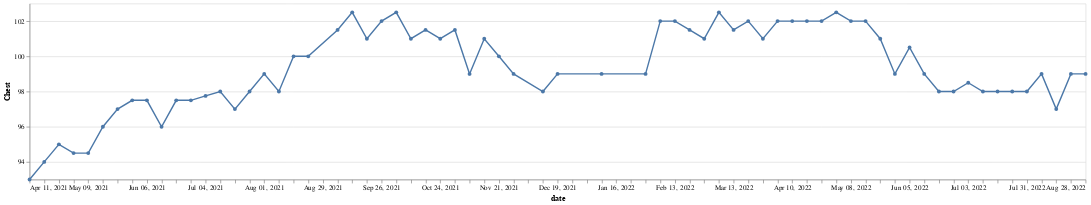

Notebook cell for this chart:
### Code cell
# Chest

chart = single.make_chart_with_tool_tip(11)

chart

### Figure 1 — Vega-Lite specification as saved in the notebook (floating-point values rounded to 4 significant figures)
{"$schema": "https://vega.github.io/schema/vega-lite/v4.17.0.json", "config": {"view": {"continuousHeight": 300, "continuousWidth": 400}}, "data": {"name": "data-f76dda09ea2999ff4ead6bd27f59d557"}, "datasets": {"data-f76dda09ea2999ff4ead6bd27f59d557": [{"Chest": 93, "date": "2021-04-11T00:00:00"}, {"Chest": 94, "date": "2021-04-18T00:00:00"}, {"Chest": 95, "date": "2021-04-25T00:00:00"}, {"Chest": 94.5, "date": "2021-05-02T00:00:00"}, {"Chest": 94.5, "date": "2021-05-09T00:00:00"}, {"Chest": 96, "date": "2021-05-16T00:00:00"}, {"Chest": 97, "date": "2021-05-23T00:00:00"}, {"Chest": 97.5, "date": "2021-05-30T00:00:00"}, {"Chest": 97.5, "date": "2021-06-06T00:00:00"}, {"Chest": 96, "date": "2021-06-13T00:00:00"}, {"Chest": 97.5, "date": "2021-06-20T00:00:00"}, {"Chest": 97.5, "date": "2021-06-27T00:00:00"}, {"Chest": null, "date": "2021-07-04T00:00:00"}, {"Chest": 98, "date": "2021-07-11T00:00:00"}, {"Chest": 97, "date": "2021-07-18T00:00:00"}, {"Chest": 98, "date": "2021-07-25T00:00:00"}, {"Chest": 99, "date": "2021-08-01T00:00:00"}, {"Chest": 98, "date": "2021-08-08T00:00:00"}, {"Chest": 100, "date": "2021-08-15T00:00:00"}, {"Chest": 100, "date": "2021-08-22T00:00:00"}, {"Chest": 101.5, "date": "2021-09-05T00:00:00"}, {"Chest": 102.5, "date": "2021-09-12T00:00:00"}, {"Chest": 101, "date": "2021-09-19T00:00:00"}, {"Chest": 102, "date": "2021-09-26T00:00:00"}, {"Chest": 102.5, "date": "2021-10-03T00:00:00"}, {"Chest": 101, "date": "2021-10-10T00:00:00"}, {"Chest": 101.5, "date": "2021-10-17T00:00:00"}, {"Chest": 101, "date": "2021-10-24T00:00:00"}, {"Chest": 101.5, "date": "2021-10-31T00:00:00"}, {"Chest": 99, "date": "2021-11-07T00:00:00"}, {"Chest": 101, "date": "2021-11-14T00:00:00"}, {"Chest": 100, "date": "2021-11-21T00:00:00"}, {"Chest": 99, "date": "2021-11-28T00:00:00"}, {"Chest": 98, "date": "2021-12-12T00:00:00"}, {"Chest": 99, "date": "2021-12-19T00:00:00"}, {"Chest": 99, "date": "2022-01-09T00:00:00"}, {"Chest": 99, "date": "2022-01-30T00:00:00"}, {"Chest": 102, "date": "2022-02-06T00:00:00"}, {"Chest": 102, "date": "2022-02-13T00:00:00"}, {"Chest": 101.5, "date": "2022-02-20T00:00:00"}, {"Chest": 101, "date": "2022-02-27T00:00:00"}, {"Chest": 102.5, "date": "2022-03-06T00:00:00"}, {"Chest": 101.5, "date": "2022-03-13T00:00:00"}, {"Chest": 102, "date": "2022-03-20T00:00:00"}, {"Chest": 101, "date": "2022-03-27T00:00:00"}, {"Chest": 102, "date": "2022-04-03T00:00:00"}, {"Chest": 102, "date": "2022-04-10T00:00:00"}, {"Chest": null, "date": "2022-04-17T00:00:00"}, {"Chest": 102, "date": "2022-04-24T00:00:00"}, {"Chest": 102.5, "date": "2022-05-01T00:00:00"}, {"Chest": 102, "date": "2022-05-08T00:00:00"}, {"Chest": 102, "date": "2022-05-15T00:00:00"}, {"Chest": 101, "date": "2022-05-22T00:00:00"}, {"Chest": 99, "date": "2022-05-29T00:00:00"}, {"Chest": 100.5, "date": "2022-06-05T00:00:00"}, {"Chest": 99, "date": "2022-06-12T00:00:00"}, {"Chest": 98, "date": "2022-06-19T00:00:00"}, {"Chest": 98, "date": "2022-06-26T00:00:00"}, {"Chest": 98.5, "date": "2022-07-03T00:00:00"}, {"Chest": 98, "date": "2022-07-10T00:00:00"}, {"Chest": 98, "date": "2022-07-17T00:00:00"}, {"Chest": 98, "date": "2022-07-24T00:00:00"}, {"Chest": 98, "date": "2022-07-31T00:00:00"}, {"Chest": 99, "date": "2022-08-07T00:00:00"}, {"Chest": 97, "date": "2022-08-14T00:00:00"}, {"Chest": 99, "date": "2022-08-21T00:00:00"}, {"Chest": 99, "date": "2022-08-28T00:00:00"}]}, "encoding": {"tooltip": [{"field": "date", "type": "temporal"}, {"field": "Chest", "type": "quantitative"}], "x": {"axis": {"grid": false}, "field": "date", "sort": "-x", "timeUnit": "yearmonthdate", "title": "date", "type": "temporal"}, "y": {"field": "Chest", "impute": {"frame": [-1, 1], "method": "mean"}, "scale": {"zero": false}, "title": "Chest", "type": "quantitative"}}, "height": 250, "mark": {"point": true, "type": "line"}, "width": 1500}
